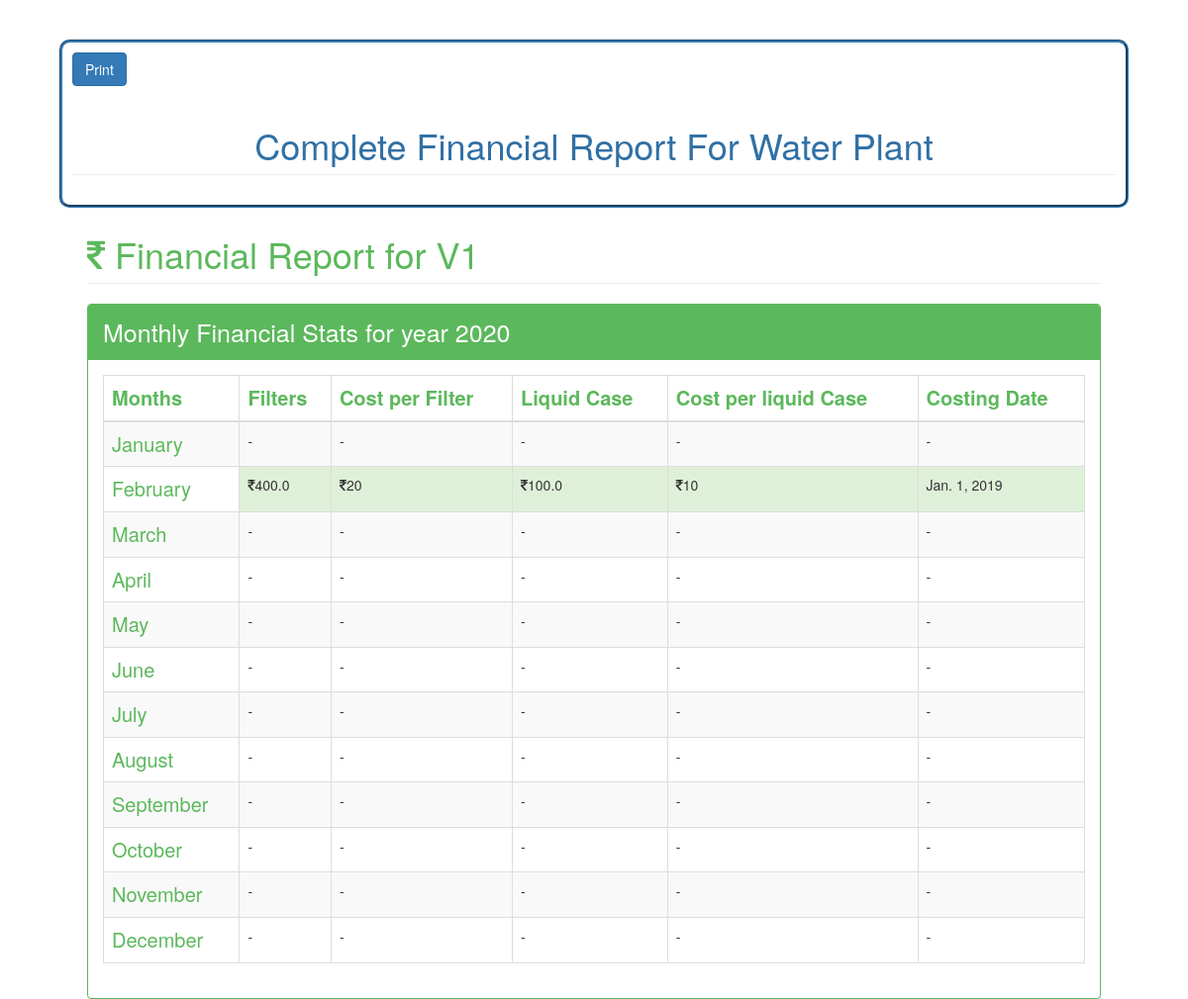
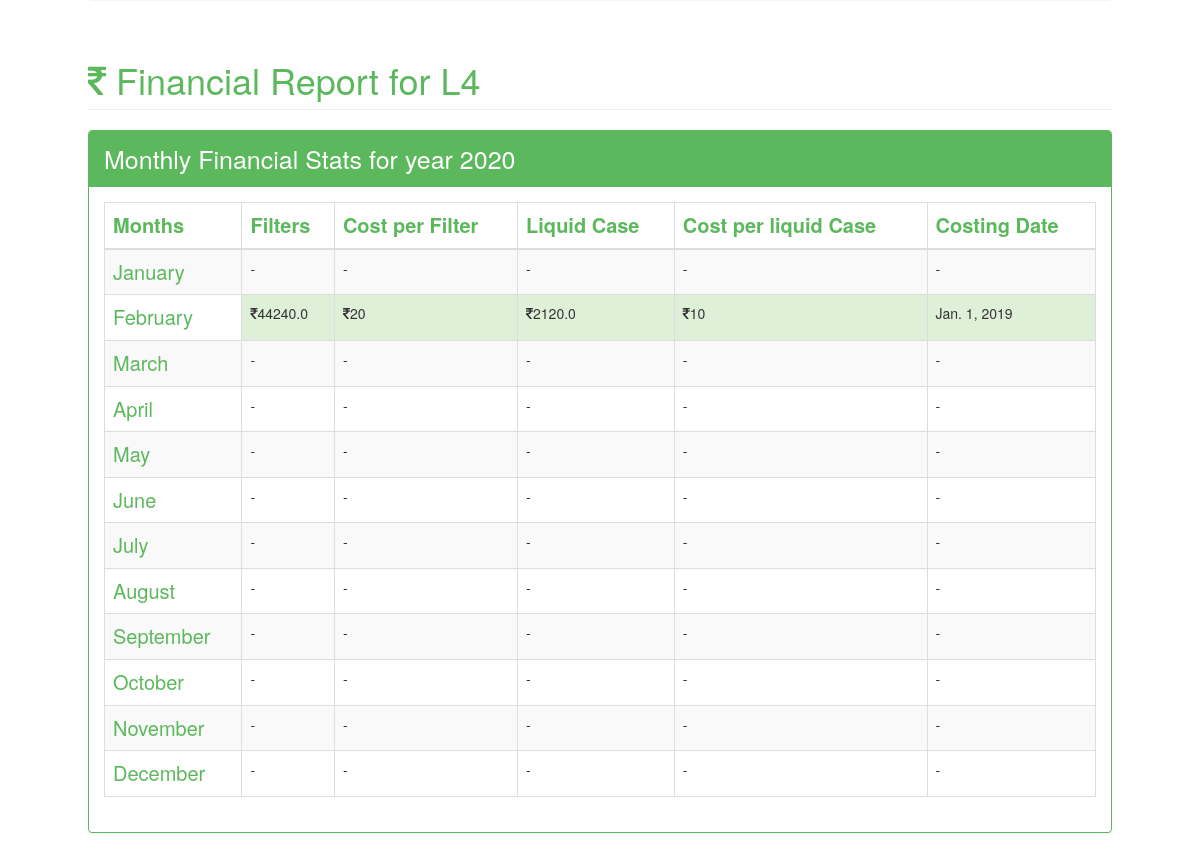
The page /wp/complete_financial_report/ (signed in) on the database its author committed (2 pictures, top to bottom).
### WP/models.py (models this page shows, shortened)
class WaterPlant(models.Model):
    loc = models.ForeignKey(
        WaterPlantLoc, on_delete=models.CASCADE, default='0')
    populations = models.CharField(max_length=200, null=True, blank=True)
    phone_regex = RegexValidator(
        regex=r'^\d{10}$', message="Phone number should be up to 10 digits only")
    capacity = models.CharField(max_length=10, blank=True, null=True)
    date = models.DateField()
    contact_person = models.CharField(max_length=200)
    contact_number = models.CharField(validators=[phone_regex], max_length=10)
    operator_name = models.CharField(max_length=200)
    operator_phone_number = models.CharField(
        validators=[phone_regex], max_length=10)
    incharge = models.ForeignKey(
        User, null=True, blank=True, on_delete=models.DO_NOTHING)
    plant_type = models.CharField(
        choices=TYPE_CHOICES, max_length=15, null=True, blank=True)
    is_amc = models.BooleanField(default=False)
    def __str__(self):
        return self.loc.village

class WaterPlantLoc(models.Model):
    district = models.CharField(max_length=200)
    mandal = models.CharField(max_length=200)
    gram_panchayat = models.CharField(max_length=200)
    village = models.CharField(max_length=200)
    constency = models.CharField(max_length=200)

class Cost(models.Model):
    filters = models.CharField(max_length=5)
    liquid = models.CharField(max_length=5)
    date = models.DateField()

### WP/views.py (the view)
# urls.py: path('complete_financial_report/',views.complete_financial_report,name='complete_financial_report'),
@login_required
@superuser
def complete_financial_report(request):
    wp=WaterPlant.objects.all()
    TotalReport=[]
    cost=Cost.objects.all().order_by('date')
    for i in wp:
        years=get_years_by_wp(i.pk)
        c_list=Consumables.objects.filter(WP=i.pk)
        FinancialReport=[]
        if(years):
            for j in years:
                report=financial_report(c_list,j,i,cost)
                FinancialReport.append(report)
            TotalReport.append(FinancialReport)
    return render(request,'CompleteFinancialReport.html',{'TotalReport':TotalReport})

### WP/views.py (called while the page is built)
def get_costing_obj(cmble,costing_list):
    costing_obj=None
    for i in range(len(costing_list)-1):
        if(cmble.date>=costing_list[i].date and cmble.date<costing_list[i+1].date):
            costing_obj=costing_list[i]
            break
    return costing_obj

def get_years_by_wp(wp):
    obs=Consumables.objects.filter(WP=wp).order_by('date')
    try:
        min_year_ob,max_year_ob=obs[0],obs[len(obs)-1]
        min_year=min_year_ob.date.year
        max_year=max_year_ob.date.year
        year=[]
        for i in range(min_year,max_year+1):
            year.append(i)
        return(year)
    except:
        return None

### WP/templates/CompleteFinancialReport.html (shortened to what this page needs)
<!DOCTYPE html>
<html lang="en">
 {% load staticfiles %}
<head>
    <link href="{% static 'vendor/bootstrap/css/bootstrap.min.css' %}" rel="stylesheet">
    <link href="{% static 'vendor/metisMenu/metisMenu.min.css' %}" rel="stylesheet">
    <link href="{% static 'dist/css/sb-admin-2.css' %}" rel="stylesheet">
    <link href="{% static 'vendor/morrisjs/morris.css' %}" rel="stylesheet">
    <link href="{% static 'vendor/font-awesome/css/font-awesome.min.css' %}" rel="stylesheet" type="text/css">
</head>
<body class="mywrapper">
            <input class="btn btn-primary" type="button" value="Print" onclick="window.print()" >
        <div class="row">
            <div class="col-lg-12">
               <center> <h1 style="color:#3070a5" class="page-header">Complete Financial Report For Water Plant</h1></center>
            </div>
        </div>
            {% for j in TotalReport %}
                <div class="col-lg-12">
                    <h1 class="page-header" style="color:#5CB85C;"><i class="fa fa-rupee"></i>  Financial Report for {{j.0.plant_name}}</h1>
                </div>
                {% for i in j %}
                <div class="col-lg-12">
                    <div class="panel panel-green">
                        <div class="panel-heading">
                                <span style="font-size: 25px" >Monthly Financial Stats for year {{i.year}}</span>
                        </div>
                        <div class="panel-body">
                                <div style="overflow-x:auto;">
                                        <table width="100%" class="table table-striped table-bordered table-hover" id="dataTables-example">
                                            <thead>
                                            <tr>
                                                <th style="font-size: 20px;color: #5CB85C">Months</th>
                                                <th style="font-size: 20px;color: #5CB85C">Filters</th>
                                                <th style="font-size: 20px;color: #5CB85C">Cost per Filter</th>
                                                <th style="font-size: 20px;color: #5CB85C">Liquid Case</th>
                                                <th style="font-size: 20px;color: #5CB85C">Cost per liquid Case</th>
                                                <th style="font-size: 20px;color: #5CB85C">Costing Date</th>
                                            </tr>
                                            </thead>
                                            <tbody id="consumable_track_data">
                                                <tr class="odd gradeX">
                                                        <td style="font-size: 20px;color: #5CB85C">January</td>
                                                    {% if not i.Jan %}
                                                        <td>-</td>
                                                        <td>-</td>
                                                        <td>-</td>
                                                        <td>-</td>
                                                        <td>-</td>
                                                    {% endif %}
                                                </tr>
                                                <tr>
                                                    <td style="font-size: 20px;color: #5CB85C">February</td>
                                                    {% if not i.Feb %}
                                                        <td>-</td>
                                                        <td>-</td>
                                                        <td>-</td>
                                                        <td>-</td>
                                                        <td>-</td>
                                                    {% else %}
                                                    <td class="success"><i class="fa fa-rupee"></i>{{i.Feb.filters}}</td>
                                                        <td class="success"><i class="fa fa-rupee"></i>{{i.Feb.costing_obj.filters}}</td>
                                                        <td class="success"><i class="fa fa-rupee"></i>{{i.Feb.liquid_case}}</td>
                                                        <td class="success"><i class="fa fa-rupee"></i>{{i.Feb.costing_obj.liquid}}</td>
                                                        <td class="success">{{i.Feb.costing_obj.date}}</td>
                                                    {% endif %}
                                                </tr>
                                                <tr>
                                                    <td style="font-size: 20px;color: #5CB85C">March</td>
                                                    {% if not i.March %}
                                                        <td>-</td>
                                                        <td>-</td>
                                                        <td>-</td>
                                                        <td>-</td>
                                                        <td>-</td>
                                                    {% endif %}
                                                </tr>
                                                <tr>
                                                    <td style="font-size: 20px;color: #5CB85C">April</td>
                                                    {% if not i.April %}
                                                        <td>-</td>
                                                        <td>-</td>
                                                        <td>-</td>
                                                        <td>-</td>
                                                        <td>-</td>
                                                    {% endif %}
                                                </tr>
                                                <tr>
                                                    <td style="font-size: 20px;color: #5CB85C">May</td>
                                                    {% if not i.May %}
                                                        <td>-</td>
                                                        <td>-</td>
                                                        <td>-</td>
                                                        <td>-</td>
                                                        <td>-</td>
                                                    {% endif %}
                                                </tr>
                                                <tr>
                                                    <td style="font-size: 20px;color: #5CB85C">June</td>
                                                    {% if not i.June %}
                                                        <td>-</td>
                                                        <td>-</td>
                                                        <td>-</td>
                                                        <td>-</td>
                                                        <td>-</td>
                                                    {% endif %}
                                                </tr>
                                                <tr>
                                                    <td style="font-size: 20px;color: #5CB85C">July</td>
                                                    {% if not i.July %}
                                                        <td>-</td>
                                                        <td>-</td>
                                                        <td>-</td>
                                                        <td>-</td>
                                                        <td>-</td>
                                                    {% endif %}
                                                </tr>
                                                <tr>
                                                    <td style="font-size: 20px;color: #5CB85C">August</td>
                                                    {% if not i.Aug %}
                                                        <td>-</td>
                                                        <td>-</td>
                                                        <td>-</td>
                                                        <td>-</td>
                                                        <td>-</td>
                                                    {% endif %}
                                                </tr>
                                                <tr>
                                                    <td style="font-size: 20px;color: #5CB85C">September</td>
                                                    {% if not i.Sept %}
                                                        <td>-</td>
                                                        <td>-</td>
                                                        <td>-</td>
                                                        <td>-</td>
                                                        <td>-</td>
                                                    {% endif %}
                                                </tr>
                                                <tr>
                                                    <td style="font-size: 20px;color: #5CB85C">October</td>
                                                    {% if not i.Oct %}
                                                        <td>-</td>
                                                        <td>-</td>
                                                        <td>-</td>
                                                        <td>-</td>
                                                        <td>-</td>
                                                    {% endif %}
                                                </tr>
                                                <tr>
                                                    <td style="font-size: 20px;color: #5CB85C">November</td>
                                                    {% if not i.Nov %}
                                                        <td>-</td>
                                                        <td>-</td>
                                                        <td>-</td>
                                                        <td>-</td>
                                                        <td>-</td>
                                                    {% endif %}
                                                </tr>
                                                <tr>
                                                    <td style="font-size: 20px;color: #5CB85C">December</td>
                                                    {% if not i.Dec %}
                                                        <td>-</td>
                                                        <td>-</td>
                                                        <td>-</td>
                                                        <td>-</td>
                                                        <td>-</td>
                                                    {% endif %}
                                                </tr>
                                            </tbody>
                                            </table>
                                        </div>
                        </div>
                    </div>
                </div>
                {%endfor%}
                {% endfor %}
</body>
</html>

### WP/templates/CompleteFinancialReport.html (style rules this page uses)
.mywrapper { margin-top: 40px; margin-left: 60px; margin-bottom: 40px; margin-right: 60px; border-style: groove; border-radius: 10px; border-color: #337AB7; background-color: #ffffff; padding: 10px; }

### rows shown on the page
WaterPlant: loc.village "V1"
Cost: Feb.costing_obj.filters "20" "20", Feb.costing_obj.liquid "10" "10", Feb.costing_obj "Jan. 1, 2019" "Jan. 1, 2019"
WaterPlant: loc.village "L4"

### other values the page prints
{{ i.year }} "2020" "2020"
{{ i.Feb.filters }} "400.0" "44240.0"
{{ i.Feb.liquid_case }} "100.0" "2120.0"
